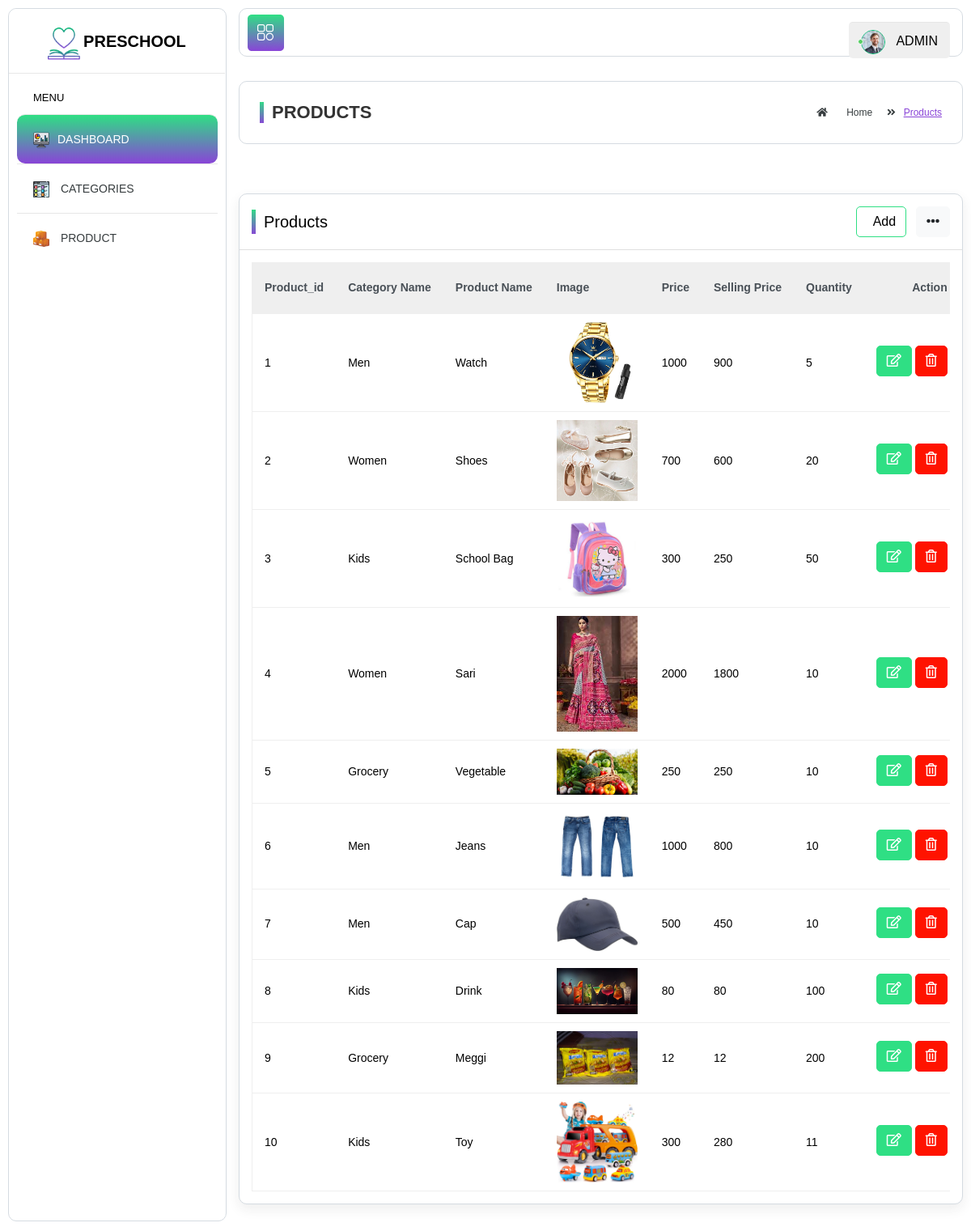
The page /product.php on the database its author committed.
### tables this page shows
CREATE TABLE `product` (
  `p_id` int(111) NOT NULL,
  `c_id` int(111) NOT NULL,
  `p_name` varchar(111) NOT NULL,
  `p_image` varchar(111) NOT NULL,
  `price` int(111) NOT NULL,
  `sell_price` int(111) NOT NULL,
  `qty` int(111) NOT NULL,
  `createAt` timestamp(6) NOT NULL DEFAULT current_timestamp(6),
  `UpdateAt` timestamp(6) NOT NULL DEFAULT current_timestamp(6) ON UPDATE current_timestamp(6)
);

CREATE TABLE `category` (
  `c_id` int(111) NOT NULL,
  `c_name` varchar(111) NOT NULL,
  `c_image` varchar(111) NOT NULL
);

### product.php (the view, shortened to what this page needs)
<?php
include 'config.php';
?>
<!DOCTYPE html>
<html lang="en">
<head>
    <link rel="stylesheet" href="https://stackpath.bootstrapcdn.com/bootstrap/4.5.2/css/bootstrap.min.css">
    <link rel="stylesheet" href="https://cdn.datatables.net/2.0.3/js/dataTables.js">
    <link rel="stylesheet" href="https://code.jquery.com/jquery-3.7.1.js">
    <link rel="stylesheet" href="assets/css/dataTables.bootstrap4.min.css" />
    <div class="main-wrapper">
        <?php include 'include/sidebar.php';
        ?>
        <?php include 'include/header.php';
        ?>
    </div>
    <div class="page-wrapper">
        <div class="content container-fluid">
            <div class="page-header">
                <div class="row">
                    <div class="col-lg-6 col-md-6 col-sm-6 col-12">
                        <h5 class="text-uppercase mb-0 mt-0 page-title">Products</h5>
                    </div>
                    <div class="col-lg-6 col-md-6 col-sm-6 col-12">
                        <ul class="breadcrumb float-right p-0 mb-0">
                            <li class="breadcrumb-item"><a href="indeX-2.html"><i class="fas fa-home"></i> Home</a></li>
                            <li class="breadcrumb-item"><span>Products</span></li>
                        </ul>
                    </div>
                </div>
            </div>
        </div>
        <div class="content container-fluid">
            <div class="row">
                <div class="col-lg-12">
                    <div class="card">
                        <div class="card-header">
                            <div class="row align-items-center">
                                <div class="col-sm-6">
                                    <div class="page-title">Products</div>
                                </div>
                                <div class="col-sm-6 text-sm-right">
                                    <div class="mt-sm-0 mt-2">
                                        <button class="btn btn-outline-primary mr-2" onclick="showAddModal()">
                                            <span class="ml-2">Add</span>
                                        </button>
                                        <button class="btn btn-light" type="button" data-toggle="dropdown" aria-haspopup="true" aria-expanded="false">
                                            <i class="fas fa-ellipsis-h"></i>
                                        </button>
                                    </div>
                                </div>
                            </div>
                        </div>
                        <div class="card-body">
                            <div class="table-responsive">
                                <table class="table custom-table">
                                    <thead class="thead-light">
                                        <tr>
                                            <th>Product_id</th>
                                            <th>Category Name</th>
                                            <th>Product Name</th>
                                            <th>Image</th>
                                            <th>Price</th>
                                            <th>Selling Price</th>
                                            <th>Quantity</th>
                                            <th class="text-right ml-5">Action</th>
                                        </tr>
                                    </thead>
                                    <tbody>
                                        <?php
                                        $sql = "SELECT p.*, c.c_name
                                        FROM product p
                                        INNER JOIN category c ON p.c_id = c.c_id";
                                        $result = mysqli_query($con, $sql);
                                        $counter = 1;
                                        if (mysqli_num_rows($result) > 0) {
                                            while ($row = mysqli_fetch_assoc($result)) {
                                        ?>
                                                <tr>
                                                    <td><?php echo $counter; ?></td>
                                                    <td><?php echo $row['c_name']; ?></td>
                                                    <td><?php echo $row['p_name']; ?></td>
                                                    <td>
                                                        <?php
                                                        $image_path = $row['p_image'];
                                                        ?>
                                                        <img src="<?php echo $image_path; ?>" alt="Product Image" width="100">
                                                    </td>
                                                    <td><?php echo $row['price']; ?></td>
                                                    <td><?php echo $row['sell_price']; ?></td>
                                                    <td><?php echo $row['qty']; ?></td>
                                                    <td class="text-right">
                                                        <a href="edit_product.php?id=<?php echo $row['p_id']; ?>" class="btn btn-primary btn-md mb-1">
                                                            <i class="far fa-edit"></i>
                                                        </a>
                                                        <button class="btn btn-danger btn-md mb-1" onclick="deleteProduct(<?php echo $row['p_id']; ?>)">
                                                            <i class="far fa-trash-alt"></i>
                                                        </button>
                                                    </td>
                                                </tr>
                                        <?php
                                                $counter++;
                                            }
                                        }
                                        ?>
                                    </tbody>
                                </table>
                            </div>
                        </div>
                    </div>
                </div>
            </div>
        </div>
    </div>
    </body>
</html>

### include/sidebar.php (shortened to what this page needs)
<!DOCTYPE html>
<html lang="en">
<head>
    <link rel="stylesheet" href="https://stackpath.bootstrapcdn.com/bootstrap/4.5.2/css/bootstrap.min.css">
    <link rel="stylesheet" href="assets/css/bootstrap.min.css">
    <link rel="stylesheet" href="assets/plugins/fontawesome/css/all.min.css">
    <link rel="stylesheet" href="assets/plugins/fontawesome/css/fontawesome.min.css">
    <link rel="stylesheet" href="assets/css/fullcalendar.min.css">
    <link rel="stylesheet" href="assets/css/dataTables.bootstrap4.min.css">
    <link rel="stylesheet" href="assets/plugins/morris/morris.css">
    <link rel="stylesheet" href="assets/css/style.css">
</head>
<body>
    <div class="sidebar" id="sidebar">
        <div class="sidebar-inner slimscroll">
            <div id="sidebar-menu" class="sidebar-menu">
                <div class="header-left">
                    <a href="dashboard.php" class="logo">
                        <img src="assets/img/logo1.png" width="40" height="40" alt>
                        <span class="text-uppercase">Preschool</span>
                    </a>
                </div>
                <ul class="sidebar-ul">
                    <li class="menu-title">Menu</li>
                    <li class="active">
                        <a href="dashboard.php"><img src="assets/img/dashboard_1.png" width="20px" alt="icon"><span>Dashboard</span></a>
                    </li>
                    <li class="submenu">
                        <a href="category.php"><img src="assets/img/categories.png" width="20px" alt="icon"> <span>Categories</span> <span class=""></span></a>
                    </li>
                    <li class="submenu">
                        <a href="product.php"><img src="assets/img/products.png" width="20px" alt="icon"> <span>Product</span> <span class=""></span></a>
                    </li>
                </ul>
</body>
</html>

### include/header.php (shortened to what this page needs)
<!DOCTYPE html>
<html lang="en">
<head>
    <link rel="stylesheet" href="https://stackpath.bootstrapcdn.com/bootstrap/4.5.2/css/bootstrap.min.css">
    <link rel="stylesheet" href="assets/css/bootstrap.min.css">
    <link rel="stylesheet" href="assets/plugins/fontawesome/css/all.min.css">
    <link rel="stylesheet" href="assets/plugins/fontawesome/css/fontawesome.min.css">
    <link rel="stylesheet" href="assets/css/fullcalendar.min.css">
    <link rel="stylesheet" href="assets/css/dataTables.bootstrap4.min.css">
    <link rel="stylesheet" href="assets/plugins/morris/morris.css">
    <link rel="stylesheet" href="assets/css/style.css">
</head>
<div class="">
    <div class="header">
        <a id="toggle_btn" class="float-left" href="javascript:void(0);">
            <img src="assets/img/sidebar/icon-21.png" alt>
        </a>
        <ul class="nav float-left">
        </ul>
        <ul class="nav user-menu float-right">
            <li class="nav-item dropdown has-arrow">
                <a href="#" class="nav-link user-link" data-toggle="dropdown">
                    <span class="user-img">
                        <img class="rounded-circle" src="assets/img/user-06.jpg" width="30" alt="Admin">
                        <span class="status online"></span>
                    </span>
                    <span>Admin</span>
                </a>
            </li>
        </ul>
    </div>
</div>
</body>
</html>

### rows shown on the page
product: c.c_name "Men", p_name "Watch", p_image (picture), price "1000", sell_price "900", qty "5"
product: c.c_name "Women", p_name "Shoes", p_image (picture), price "700", sell_price "600", qty "20"
product: c.c_name "Kids", p_name "School Bag", p_image (picture), price "300", sell_price "250", qty "50"
product: c.c_name "Women", p_name "Sari", p_image (picture), price "2000", sell_price "1800", qty "10"
product: c.c_name "Grocery", p_name "Vegetable", p_image (picture), price "250", sell_price "250", qty "10"
product: c.c_name "Men", p_name "Jeans", p_image (picture), price "1000", sell_price "800", qty "10"
product: c.c_name "Men", p_name "Cap", p_image (picture), price "500", sell_price "450", qty "10"
product: c.c_name "Kids", p_name "Drink", p_image (picture), price "80", sell_price "80", qty "100"
product: c.c_name "Grocery", p_name "Meggi", p_image (picture), price "12", sell_price "12", qty "200"
product: c.c_name "Kids", p_name "Toy", p_image (picture), price "300", sell_price "280", qty "11"
